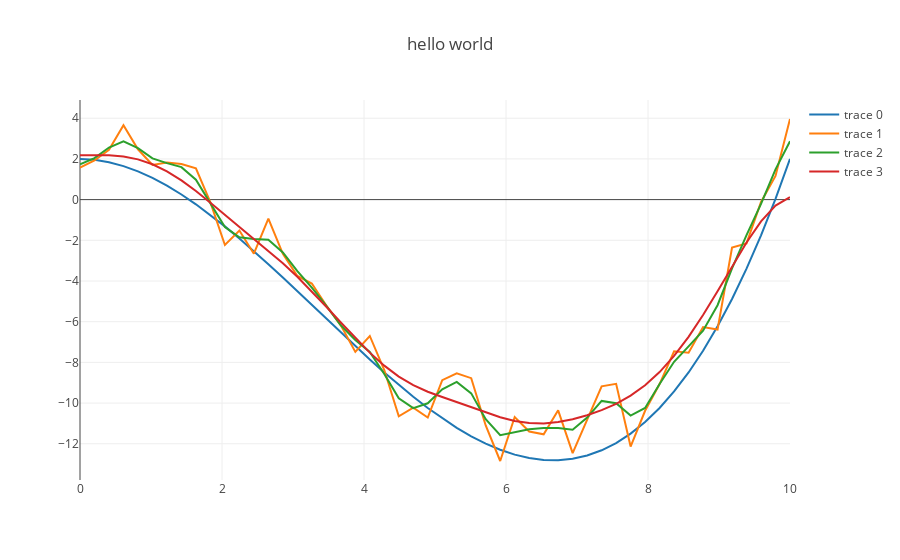

Notebook code cell kept with this figure:
### Code cell
domain = np.linspace(0, 10, 50)
f = lambda x: 0.1 * x**3 - x**2 + 2
values = f(domain)
noisy = values + np.random.normal(1, 1, 50)
smooth1 = gaussian_filter(noisy, sigma=1)
smooth2 = gaussian_filter(noisy, sigma=3)
scatter = lambda y: Scatter(x=domain, y=y)
py.iplot({
    "data": [scatter(values), 
             Scatter(x=domain, y=noisy),
             Scatter(x=domain, y=smooth1),
             Scatter(x=domain, y=smooth2)],
    "layout": Layout(title="hello world")
})
